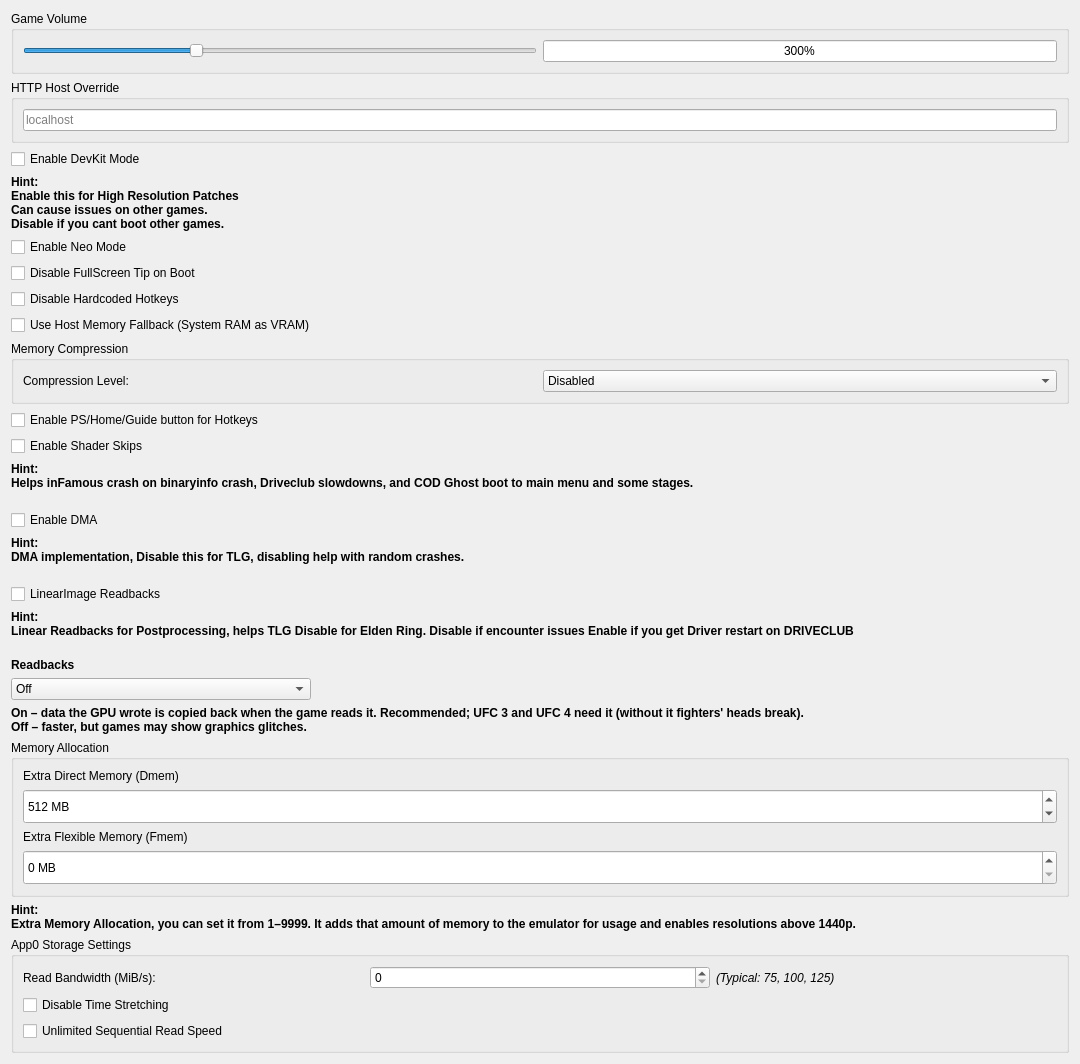
						<widget class="QWidget" name="experimentalTabContents">
							<property name="geometry">
								<rect>
									<x>0</x>
									<y>0</y>
									<width>1080</width>
									<height>856</height>
								</rect>
							</property>
							<layout class="QVBoxLayout" name="verticalLayout_experimental">

								<item>
									<widget class="QGroupBox" name="gameVolumeGroup">
										<property name="title">
											<string>Game Volume</string>
										</property>
										<layout class="QHBoxLayout" name="volumeLayout">
											<property name="leftMargin">
												<number>9</number>
											</property>
											<property name="topMargin">
												<number>9</number>
											</property>
											<property name="rightMargin">
												<number>9</number>
											</property>
											<property name="bottomMargin">
												<number>9</number>
											</property>
											<item>
												<widget class="QSlider" name="horizontalVolumeSlider">
													<property name="maximum">
														<number>300</number>
													</property>
													<property name="value">
														<number>100</number>
													</property>
													<property name="sliderPosition">
														<number>100</number>
													</property>
													<property name="orientation">
														<enum>Qt::Horizontal</enum>
													</property>
												</widget>
											</item>
											<item>
												<widget class="QLineEdit" name="volumeText">
													<property name="text">
														<string>300%</string>
													</property>
													<property name="alignment">
														<set>Qt::AlignmentFlag::AlignCenter</set>
													</property>
													<property name="readOnly">
														<bool>true</bool>
													</property>
												</widget>
											</item>
										</layout>
									</widget>
								</item>

								<item>
									<widget class="QGroupBox" name="httpHostGroup">
										<property name="title">
											<string>HTTP Host Override</string>
										</property>
										<layout class="QHBoxLayout" name="httpHostLayout">
											<property name="leftMargin">
												<number>9</number>
											</property>
											<property name="topMargin">
												<number>9</number>
											</property>
											<property name="rightMargin">
												<number>9</number>
											</property>
											<property name="bottomMargin">
												<number>9</number>
											</property>
											<item>
												<widget class="QLineEdit" name="httpHostOverrideLineEdit">
													<property name="placeholderText">
														<string>localhost</string>
													</property>
												</widget>
											</item>
										</layout>
									</widget>
								</item>

								<item>
									<widget class="QCheckBox" name="isDevKitCheckBox">
										<property name="text">
											<string>Enable DevKit Mode</string>
										</property>
									</widget>
								</item>
								<item>
									<widget class="QLabel" name="label_22">
										<property name="font">
											<font>
												<pointsize>9</pointsize>
												<bold>true</bold>
											</font>
										</property>
										<property name="text">
											<string notr="true">

												&lt;b&gt;Hint:&lt;/b&gt;&lt;br/&gt;
												Enable this for High Resolution Patches&lt;br/&gt;
												Can cause issues on other games.&lt;br/&gt;
												Disable if you cant boot other games.

											</string>
										</property>
										<property name="wordWrap">
											<bool>true</bool>
										</property>
									</widget>
								</item>
								<item>
									<widget class="QCheckBox" name="isNeoModeCheckBox">
										<property name="text">
											<string>Enable Neo Mode</string>
										</property>
									</widget>
								</item>
								<item>
									<widget class="QCheckBox" name="screenTipBox">
										<property name="text">
											<string>Disable FullScreen Tip on Boot</string>
										</property>
									</widget>
								</item>

								<item>
									<widget class="QCheckBox" name="HotkeysCheckBox">
										<property name="text">
											<string>Disable Hardcoded Hotkeys</string>
										</property>
									</widget>
								</item>

								<item>
									<widget class="QCheckBox" name="useHostMemoryFallbackCheckBox">
										<property name="text">
											<string>Use Host Memory Fallback (System RAM as VRAM)</string>
										</property>
									</widget>
								</item>

								<item>
									<widget class="QGroupBox" name="memoryCompressionGroup">
										<property name="title">
											<string>Memory Compression</string>
										</property>
										<layout class="QHBoxLayout" name="memoryCompressionLayout">
											<property name="leftMargin">
												<number>9</number>
											</property>
											<property name="topMargin">
												<number>9</number>
											</property>
											<property name="rightMargin">
												<number>9</number>
											</property>
											<property name="bottomMargin">
												<number>9</number>
											</property>
											<item>
												<widget class="QLabel" name="memoryCompressionLabel">
													<property name="text">
														<string>Compression Level:</string>
													</property>
												</widget>
											</item>
											<item>
												<widget class="QComboBox" name="memoryCompressionComboBox">
													<property name="toolTip">
														<string>Select memory compression level for better memory usage</string>
													</property>
													<item>
														<property name="text">
															<string>Disabled</string>
														</property>
													</item>
													<item>
														<property name="text">
															<string>Fast</string>
														</property>
													</item>
													<item>
														<property name="text">
															<string>Balanced</string>
														</property>
													</item>
													<item>
														<property name="text">
															<string>Maximum</string>
														</property>
													</item>
												</widget>
											</item>
										</layout>
									</widget>
								</item>

								<item>
									<widget class="QCheckBox" name="HomeHotkeysCheckBox">
										<property name="text">
											<string>Enable PS/Home/Guide button for Hotkeys</string>
										</property>
									</widget>
								</item>

								<item>
									<widget class="QCheckBox" name="SkipsCheckBox">
										<property name="text">
											<string>Enable Shader Skips</string>
										</property>
									</widget>
								</item>
								<item>
									<widget class="QLabel" name="label_4">
										<property name="font">
											<font>
												<pointsize>9</pointsize>
												<bold>true</bold>
											</font>
										</property>
										<property name="text">
											<string notr="true">

												&lt;b&gt;Hint:&lt;/b&gt;&lt;br/&gt;
												Helps inFamous crash on binaryinfo crash,
												Driveclub slowdowns,
												and COD Ghost boot to main menu and some stages.&lt;br/&gt;

											</string>
										</property>
										<property name="wordWrap">
											<bool>true</bool>
										</property>
									</widget>
								</item>
								<item>
									<widget class="QCheckBox" name="DMACheckBox">
										<property name="text">
											<string>Enable DMA</string>
										</property>
									</widget>
								</item>
								<item>
									<widget class="QLabel" name="label_23">
										<property name="font">
											<font>
												<pointsize>9</pointsize>
												<bold>true</bold>
											</font>
										</property>
										<property name="text">
											<string notr="true">

												&lt;b&gt;Hint:&lt;/b&gt;&lt;br/&gt;
												DMA implementation,
												Disable this for TLG, disabling help with random crashes.&lt;br/&gt;

											</string>
										</property>
									</widget>
								</item>
								<item>
									<widget class="QCheckBox" name="ReadbacksLinearCheckBox">
										<property name="text">
											<string>LinearImage Readbacks</string>
										</property>
									</widget>
								</item>
								<item>
									<widget class="QLabel" name="label_211">
										<property name="font">
											<font>
												<pointsize>9</pointsize>
												<bold>true</bold>
											</font>
										</property>
										<property name="text">
											<string notr="true">

												&lt;b&gt;Hint:&lt;/b&gt;&lt;br/&gt;
												Linear Readbacks for Postprocessing, helps TLG
												Disable for Elden Ring.
												Disable if encounter issues
												Enable if you get Driver restart on DRIVECLUB&lt;br/&gt;

											</string>
										</property>
									</widget>
								</item>
								<item>
									<widget class="QLabel" name="label_readbacks_speed_title">
										<property name="font">
											<font>
												<pointsize>9</pointsize>
												<bold>true</bold>
											</font>
										</property>
										<property name="text">
											<string>Readbacks</string>
										</property>
									</widget>
								</item>
								<item>
									<widget class="QComboBox" name="ReadbackSpeedComboBox">
										<property name="toolTip">
											<string>Readbacks: On (recommended) or Off</string>
										</property>
										<property name="sizePolicy">
											<sizepolicy hsizetype="Maximum" vsizetype="Fixed">
												<horstretch>0</horstretch>
												<verstretch>0</verstretch>
											</sizepolicy>
										</property>
										<property name="maximumSize">
											<size>
												<width>300</width>
												<height>30</height>
											</size>
										</property>
										<item>
											<property name="text">
												<string>Off</string>
											</property>
										</item>
										<item>
											<property name="text">
												<string>On</string>
											</property>
										</item>
									</widget>
								</item>
								<item>
									<widget class="QLabel" name="label_readbacksaccuracy_hint">
										<property name="font">
											<font>
												<pointsize>9</pointsize>
												<bold>true</bold>
											</font>
										</property>
										<property name="text">
											<string notr="true">&lt;b&gt;On&lt;/b&gt; – data the GPU wrote is copied back when the game reads it. Recommended; UFC 3 and UFC 4 need it (without it fighters' heads break).&lt;br/&gt;&lt;b&gt;Off&lt;/b&gt; – faster, but games may show graphics glitches.</string>
										</property>
									</widget>
								</item>
								<item>
									<widget class="QGroupBox" name="groupBox_2">
										<property name="title">
											<string>Memory Allocation</string>
										</property>
										<layout class="QVBoxLayout" name="groupBox_2_layout">
											<property name="leftMargin">
												<number>9</number>
											</property>
											<property name="topMargin">
												<number>9</number>
											</property>
											<property name="rightMargin">
												<number>9</number>
											</property>
											<property name="bottomMargin">
												<number>9</number>
											</property>
											<item>
												<widget class="QLabel" name="label_dmem">
													<property name="text">
														<string>Extra Direct Memory (Dmem)</string>
													</property>
												</widget>
											</item>
											<item>
												<widget class="QSpinBox" name="MemorySpinBox">
													<property name="minimumSize">
														<size>
															<width>0</width>
															<height>35</height>
														</size>
													</property>
													<property name="minimum">
														<number>0</number>
													</property>
													<property name="maximum">
														<number>9999</number>
													</property>
													<property name="value">
														<number>512</number>
													</property>
													<property name="suffix">
														<string> MB</string>
													</property>
												</widget>
											</item>
											<item>
												<widget class="QLabel" name="label_fmem">
													<property name="text">
														<string>Extra Flexible Memory (Fmem)</string>
													</property>
												</widget>
											</item>
											<item>
												<widget class="QSpinBox" name="FmemSpinBox">
													<property name="minimumSize">
														<size>
															<width>0</width>
															<height>35</height>
														</size>
													</property>
													<property name="minimum">
														<number>0</number>
													</property>
													<property name="maximum">
														<number>9999</number>
													</property>
													<property name="value">
														<number>0</number>
													</property>
													<property name="suffix">
														<string> MB</string>
													</property>
												</widget>
											</item>
										</layout>
									</widget>
								</item>
								<item>
									<widget class="QLabel" name="label_27">
										<property name="font">
											<font>
												<pointsize>9</pointsize>
												<bold>true</bold>
											</font>
										</property>
										<property name="textFormat">
											<enum>Qt::RichText</enum>
										</property>
										<property name="text">
											<string>
												&lt;b&gt;Hint:&lt;/b&gt;&lt;br/&gt;
												Extra Memory Allocation, you can set it from 1–9999. It adds that amount of memory to the emulator for usage and enables resolutions above 1440p.
											</string>
										</property>
										<property name="wordWrap">
											<bool>true</bool>
										</property>
									</widget>
								</item>

								<item>
									<widget class="QGroupBox" name="app0StorageGroup">
										<property name="title">
											<string>App0 Storage Settings</string>
										</property>
										<layout class="QVBoxLayout" name="app0StorageLayout">
											<item>
												<layout class="QHBoxLayout" name="app0BandwidthLayout">
													<item>
														<widget class="QLabel" name="app0BandwidthLabel">
															<property name="text">
																<string>Read Bandwidth (MiB/s):</string>
															</property>
														</widget>
													</item>
													<item>
														<widget class="QSpinBox" name="app0BandwidthSpinBox">
															<property name="minimum">
																<number>0</number>
															</property>
															<property name="maximum">
																<number>10000</number>
															</property>
															<property name="value">
																<number>0</number>
															</property>
														</widget>
													</item>
													<item>
														<widget class="QLabel" name="app0BandwidthRangeLabel">
															<property name="text">
																<string>(Typical: 75, 100, 125)</string>
															</property>
															<property name="font">
																<font>
																	<pointsize>9</pointsize>
																	<italic>true</italic>
																</font>
															</property>
														</widget>
													</item>
												</layout>
											</item>
											<item>
												<widget class="QCheckBox" name="app0DisableTimeStretchingCheckBox">
													<property name="text">
														<string>Disable Time Stretching</string>
													</property>
												</widget>
											</item>
											<item>
												<widget class="QCheckBox" name="app0UnlimitedSequentialReadSpeedCheckBox">
													<property name="text">
														<string>Unlimited Sequential Read Speed</string>
													</property>
												</widget>
											</item>
										</layout>
									</widget>
								</item>

							</layout>
						</widget>
